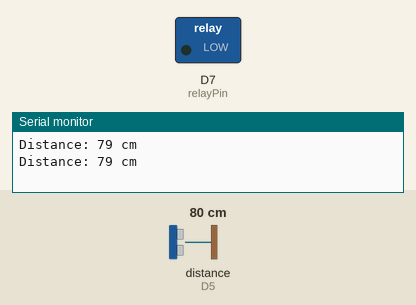
The sketch below on a simulated ESP8266 (NodeMCU). On the bench: switched loads named in the sketch (green lamp = pin HIGH), the last lines printed to the serial monitor. Wiring (inferred from the names in the program): ultrasonic range finder: trigger D6; echo D5. The inputs (shaded band) are chosen by the test bench; at power-on: distance to the obstacle (sensor on D5) 80 cm. The echo pulse lasts 58.3 µs per cm; pins used as bus, display or sensor lines are not drawn.

Above: at 1.8 s.
1.9 s: distance to the obstacle (sensor on D5) set to 12 cm
3.4 s: distance to the obstacle (sensor on D5) set to 9 cm
At 4.8 s:
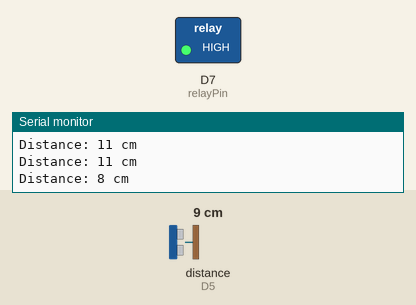
5.5 s: distance to the obstacle (sensor on D5) set to 18 cm
At 6.4 s:
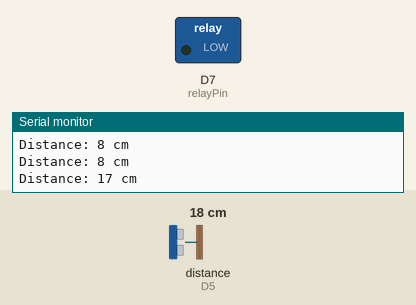
7.5 s: distance to the obstacle (sensor on D5) set to 2 cm
At 9.3 s:
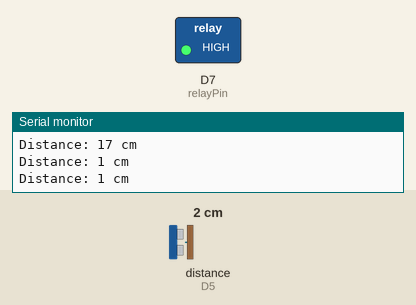
Timing chart, 0 to 10.5 s (numbered marks = the images above; inputs shaded):
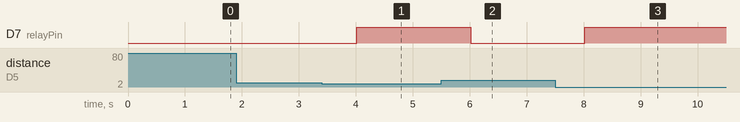

Measured:
- the behaviour switches between 11 and 10 cm on distance to the obstacle (sensor on D5) (found by bisection; images 0 and 1)
- after the input at 3.4 s, D7 (relayPin): LOW → HIGH after 0.61 s
- after the input at 5.5 s, D7 (relayPin): HIGH → LOW after 0.52 s
- after the input at 7.5 s, D7 (relayPin): LOW → HIGH after 0.52 s

The sketch:

Pertemuan2.ino
```cpp
const int triggerPin = D6;
const int echoPin = D5;
const int relayPin = D7;

void setup() {
  Serial.begin(9600); // Inisialisasi komunikasi serial
  pinMode(triggerPin, OUTPUT);
  pinMode(relayPin, OUTPUT);
  pinMode(echoPin, INPUT);
}

void loop() {
  digitalWrite(triggerPin, LOW);
  delayMicroseconds(2);
  digitalWrite(triggerPin, HIGH);
  delayMicroseconds(10);
  digitalWrite(triggerPin, LOW);

  long duration = pulseIn(echoPin, HIGH);
  int distance = duration * 0.034 / 2;

  if (distance < 10) {
    digitalWrite(relayPin, HIGH);
  } else {
    digitalWrite(relayPin, LOW);
  }

  Serial.print("Distance: ");
  Serial.print(distance);
  Serial.println(" cm");
  delay(1000);
}
```
